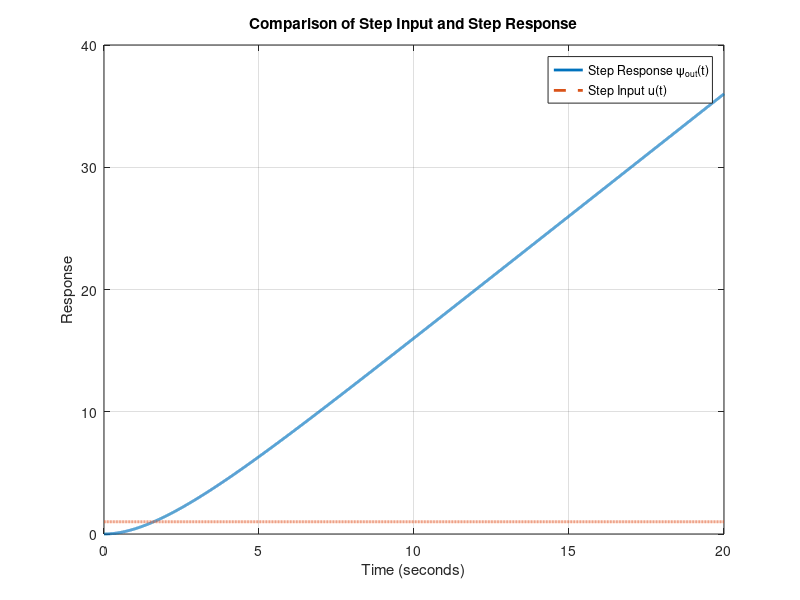
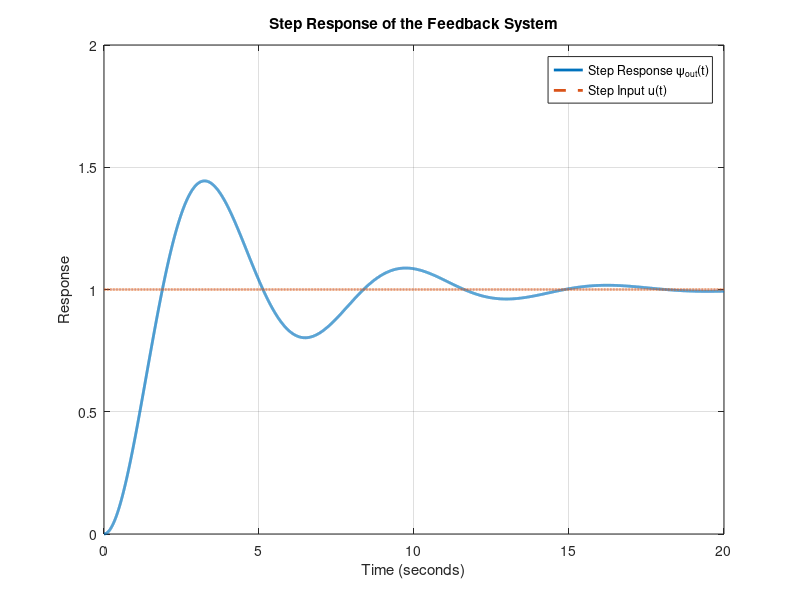
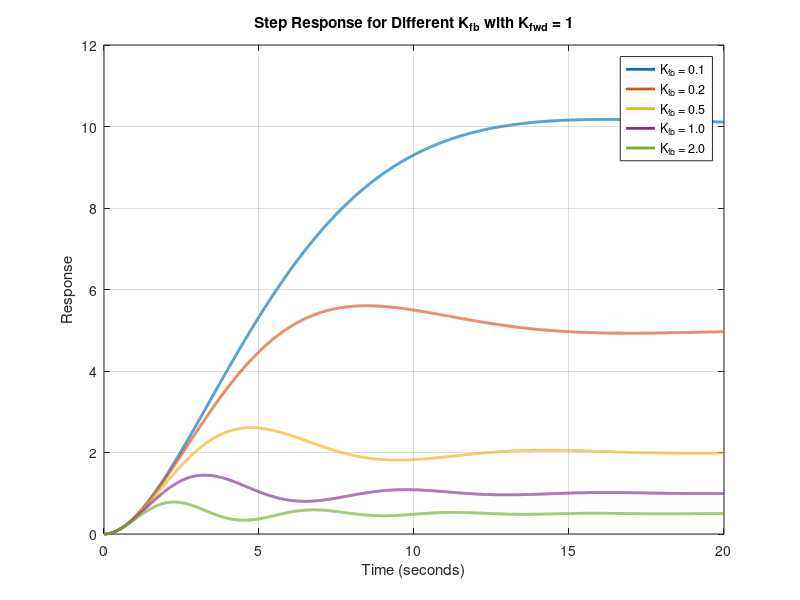
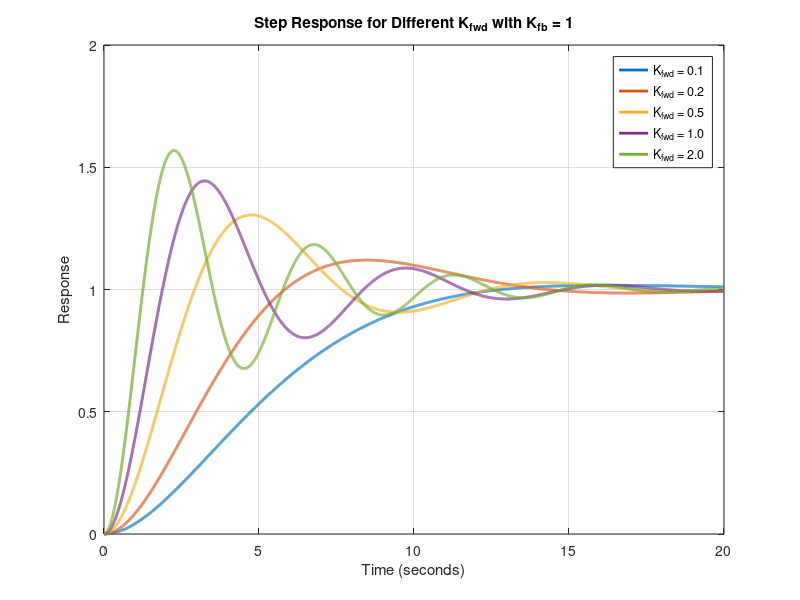

Recreate these plots in MATLAB, in order. (Note: this script raises an error after producing the figures.)
%% EGB242 Assignment 2, Section 2 %%

%% Initialise workspace
clear all; close all;

%% 2.1 Modeling DC Motor System Response

% Constants
alpha = 0.5;
t = linspace(0, 20, 10000);

% Step Response 
psi_out = -4 + 2 * t + 4 * exp(-0.5 * t);

% Step Input (unit step)
step_input = ones(size(t));

% Plotted
figure;
plot(t, psi_out, 'LineWidth', 2);
hold on;
plot(t, step_input, '--', 'LineWidth', 2);
title('Comparison of Step Input and Step Response');
xlabel('Time (seconds)');
ylabel('Response');
legend('Step Response \psi_{out}(t)', 'Step Input u(t)');
grid on;

%% 2.2 Feedback System Integration
K_m = 1;  
K_pot = 1;

% Defined the transfer function of the motor Gm(s)
num_Gm = [K_m];
den_Gm = [1 alpha 0];

% Defined the feedback system F(s) with the transfer function Gm(s) and feedback Hp(s)
sys_Gm = tf(num_Gm, den_Gm);  
sys_Hp = tf([K_pot], [1]);

% Closed-loop feedback system F(s) = Gm(s) / (1 + Gm(s)*Hp(s))
sys_closed_loop = feedback(sys_Gm, sys_Hp);

% Simulated the step response using lsim
[psi_out, t_out] = lsim(sys_closed_loop, step_input, t);

% Plotted the step response
figure;
plot(t_out, psi_out, 'LineWidth', 2);
hold on;
plot(t, step_input, '--', 'LineWidth', 2); 
title('Step Response of the Feedback System');
xlabel('Time (seconds)');
ylabel('Response');
legend('Step Response \psi_{out}(t)', 'Step Input u(t)');
grid on;

%% 2.3 System Dynamics Analysis

% Calculating system characteristics
omega_n = 1;  % Natural frequency
zeta = 0.25;  % Damping ratio

% Time to peak (Tp)
Tp = pi / (omega_n * sqrt(1 - zeta^2));

% Settling time (Ts)
Ts = 4 / (zeta * omega_n);

% Percentage Overshoot (%OS)
OS = 100 * exp(-pi * zeta / sqrt(1 - zeta^2));

% Display results
fprintf('Natural Frequency (ωn): %.2f rad/s\n', omega_n);
fprintf('Damping Ratio (ζ): %.2f\n', zeta);
fprintf('Time to Peak (Tp): %.2f seconds\n', Tp);
fprintf('Settling Time (Ts): %.2f seconds\n', Ts);
fprintf('Percentage Overshoot (%%OS): %.2f%%\n', OS);

%% 2.4 Gain Adjustment Analysis

% Defined the range of Kfb and Kfwd values to simulate
K_fb_values = [0.1, 0.2, 0.5, 1, 2];
K_fwd_values = [0.1, 0.2, 0.5, 1, 2];

% Simulatted for different Kfb values while Kfwd = 1
K_fwd = 1;

figure;
for K_fb = K_fb_values
    % Closed-loop transfer function with gains
    sys_closed_loop = feedback(K_fwd * sys_Gm, K_fb * sys_Hp);
    
    % Simulated the step response
    [psi_out, t_out] = lsim(sys_closed_loop, step_input, t);
    
    % Plotted the step response for each Kfb
    plot(t_out, psi_out, 'LineWidth', 2);
    hold on;
end

title('Step Response for Different K_{fb} with K_{fwd} = 1');
xlabel('Time (seconds)');
ylabel('Response');
legend(arrayfun(@(x) sprintf('K_{fb} = %.1f', x), K_fb_values, 'UniformOutput', false));
grid on;

% Simulatted for different Kfwd values while Kfb = 1
K_fb = 1;

figure;
for K_fwd = K_fwd_values
    % Closed-loop transfer function with gains
    sys_closed_loop = feedback(K_fwd * sys_Gm, K_fb * sys_Hp);
    
    % Simulated the step response
    [psi_out, t_out] = lsim(sys_closed_loop, step_input, t);
    
    % Plotted the step response for each Kfwd
    plot(t_out, psi_out, 'LineWidth', 2);
    hold on;
end

title('Step Response for Different K_{fwd} with K_{fb} = 1');
xlabel('Time (seconds)');
ylabel('Response');
legend(arrayfun(@(x) sprintf('K_{fwd} = %.1f', x), K_fwd_values, 'UniformOutput', false));
grid on;

%% 2.5

Tp = 13;


% Solved for natural frequency based on desired time to peak
omega_n = pi / (Tp * sqrt(1 - zeta^2)); 

% Used the identified omega_n to adjust gains
K_fwd = omega_n^2 * 4.75;  
K_fb = 2 * zeta * omega_n;  

% Defined the potentiometer transfer function Hp(s)
sys_Hp = tf([K_pot], [1]);

% Closed-loop transfer function with adjusted gains
cameraTF = feedback(K_fwd * sys_Gm, K_fb * sys_Hp);


% Simulated the step response of the adjusted system
[psi_out, t_out] = lsim(cameraTF, step_input, t);

% Plotted the step response
figure;
plot(t_out, psi_out, 'LineWidth', 2);
title('Step Response of the Camera Control System (Tp = 13s)');
xlabel('Time (seconds)');
ylabel('Yaw Angle \psi(t)');
legend('Step Response \psi_{out}(t)');
grid on;

% Display the adjusted gains
fprintf('Adjusted Forward Gain (K_fwd): %.2f\n', K_fwd);
fprintf('Adjusted Feedback Gain (K_fb): %.2f\n', K_fb);

%% 2.6 Control System for Panoramic Views

startAngle_deg = 30;
endAngle_deg = 210;  
actual_end_deg = 228;

% Converted angles to radians
startAngle_rad = startAngle_deg * (pi/180);  
endAngle_rad = endAngle_deg * (pi/180);

% Initial voltage calculations
voltageRange = 1;
startVoltage = (startAngle_rad / (2*pi)) * voltageRange;
endVoltage = (endAngle_rad / (2*pi)) * voltageRange;

% Behaviour Correction
endVoltage_corrected = endVoltage * (endAngle_deg / actual_end_deg);

% System Simulation
[startIm, finalIm] = cameraPan(startVoltage, endVoltage_corrected, cameraTF);

% Final Images
figure;
subplot(1,2,1);
imshow(startIm);
title(sprintf('Starting Image at %.0f°', startAngle_deg));

subplot(1,2,2);
imshow(finalIm);
title(sprintf('Final Image at %.0f°', endAngle_deg));

% Displayed Settings
fprintf('Adjusted Start Voltage: %.2f V (for %.0f°)\n', startVoltage, startAngle_deg);
fprintf('Adjusted End Voltage: %.2f V (for %.0f°)\n', endVoltage, endAngle_deg);
fprintf('Mapped Start Angle: %.2f radians\n', startAngle_rad);
fprintf('Mapped End Angle: %.2f radians\n', endAngle_rad);
